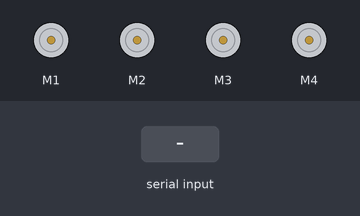
Bench run of a sketch on a simulated Arduino Uno, built with avr-gcc and run on an emulated ATmega328P. Shown: 4 × DC motor (green arrow = forward, orange = backward, longer = faster). The inputs (shaded band) are chosen by the test bench.

Above: at 1.2 s.
1.3 s: "F" received over Serial
At 2.1 s:
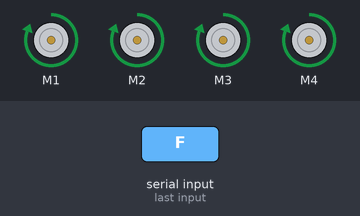
2.8 s: "B" received over Serial
At 3.2 s:
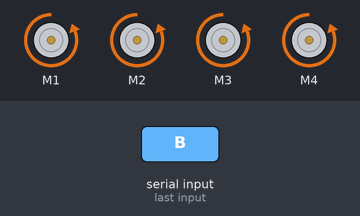
4.3 s: "L" received over Serial
At 5.5 s:
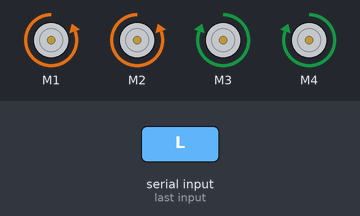
5.8 s: "R" received over Serial
At 6.7 s:
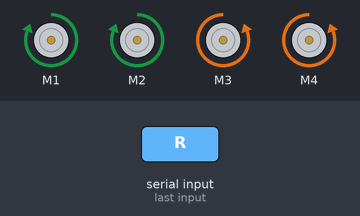
7.3 s: "1" received over Serial
At 7.8 s:
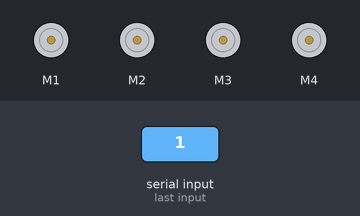
Timing chart, 0 to 9.8 s (numbered marks = the images above; inputs shaded):
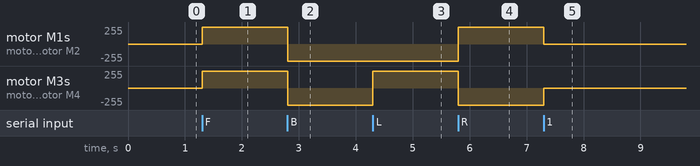

The sketch:

bluetooth_car.ino
```cpp
// Arduino Bluetooth Controlled Car
// Before uploading the code you have to install the necessary library
// *Note* - Disconnect the Bluetooth Module before hiting the upload button otherwise you'll get compilation error message.

// AFMotor Library https://learn.adafruit.com/adafruit-motor-shield/library-install
// After downloading the library open Arduino IDE >> go to sketch >> Include Libray >> ADD. ZIP Libray >> Select the downloaded
// ZIP File >> Open it >> Done

// *Update*: If you are using Arduino IDE 2.0 or later, you can install the library from the Library Manager.

// Now You Can Upload the Code without any problem but make sure the bluetooth module isn't connected with Arduino while uploading code

/*
you can see a working demo for this code here
https://drive.google.com/file/d/1XCNEgaYXiMa_1CRb4NLZ6zVvaw8m1zID/view?usp=drivesdk
*/

#include <AFMotor.h>

// initial motors pin
AF_DCMotor motor1(1, MOTOR12_1KHZ);
AF_DCMotor motor2(2, MOTOR12_1KHZ);
AF_DCMotor motor3(3, MOTOR34_1KHZ);
AF_DCMotor motor4(4, MOTOR34_1KHZ);

char command;

void setup()
{
    Serial.begin(9600);
}

void loop()
{
    if (Serial.available() > 0)
    {
        command = Serial.read();
        /*the command coming form the bluetooth module/ mobile app
        is at the end just a character
        print the character that is emitted by each button press to the serial monitor
        to see what is being sent by the mobile app
        */
        Stop(); // initialize with motors stoped
        // (and also to stop the motors when no command is received in the next loop iteration)

        switch (command)
        {
        case 'F':
            forward();
            break;
        case 'B':
            back();
            break;
        case 'L':
            left();
            break;
        case 'R':
            right();
            break;
        }
    }
}

void forward()
{
    motor1.setSpeed(255);
    motor1.run(FORWARD);
    motor2.setSpeed(255);
    motor2.run(FORWARD);
    motor3.setSpeed(255);
    motor3.run(FORWARD);
    motor4.setSpeed(255);
    motor4.run(FORWARD);
}

void back()
{
    motor1.setSpeed(255);
    motor1.run(BACKWARD);
    motor2.setSpeed(255);
    motor2.run(BACKWARD);
    motor3.setSpeed(255);
    motor3.run(BACKWARD);
    motor4.setSpeed(255);
    motor4.run(BACKWARD);
}

void left()
{
    motor1.setSpeed(255);
    motor1.run(BACKWARD);
    motor2.setSpeed(255);
    motor2.run(BACKWARD);
    motor3.setSpeed(255);
    motor3.run(FORWARD);
    motor4.setSpeed(255);
    motor4.run(FORWARD);
}

void right()
{
    motor1.setSpeed(255);
    motor1.run(FORWARD);
    motor2.setSpeed(255);
    motor2.run(FORWARD);
    motor3.setSpeed(255);
    motor3.run(BACKWARD);
    motor4.setSpeed(255);
    motor4.run(BACKWARD);
}

void Stop()
{
    motor1.setSpeed(0);
    motor1.run(RELEASE);
    motor2.setSpeed(0);
    motor2.run(RELEASE);
    motor3.setSpeed(0);
    motor3.run(RELEASE);
    motor4.setSpeed(0);
    motor4.run(RELEASE);
}
```

Measured:
- after the input at 1.3 s, motor M1–4: stopped → forward 255/255 at once
- after the input at 2.8 s, motor M1–4: forward 255/255 → backward 255/255 at once
- after the input at 4.3 s, motor M3, motor M4: backward 255/255 → forward 255/255 at once
- after the input at 5.8 s, motor M1, motor M2: backward 255/255 → forward 255/255 at once; motor M3, motor M4: forward 255/255 → backward 255/255 at once
- after the input at 7.3 s, motor M1, motor M2: forward 255/255 → stopped at once; motor M3, motor M4: backward 255/255 → stopped at once
